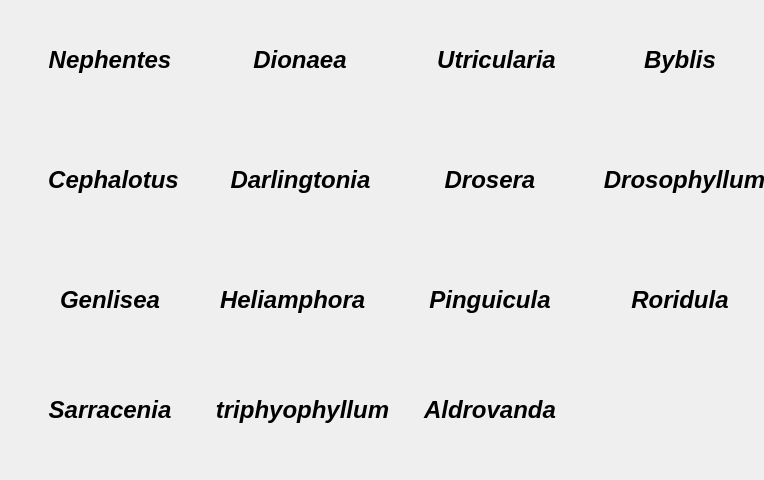
<?xml version="1.0" encoding="UTF-8"?>
<ui version="4.0">
 <class>Dialog</class>
 <widget class="QDialog" name="Dialog">
  <property name="geometry">
   <rect>
    <x>0</x>
    <y>0</y>
    <width>764</width>
    <height>480</height>
   </rect>
  </property>
  <property name="windowTitle">
   <string>Dialog</string>
  </property>
  <widget class="QWidget" name="verticalLayoutWidget">
   <property name="geometry">
    <rect>
     <x>30</x>
     <y>20</y>
     <width>160</width>
     <height>80</height>
    </rect>
   </property>
   <layout class="QVBoxLayout" name="verticalLayout">
    <item>
     <widget class="QLabel" name="label">
      <property name="text">
       <string>&lt;html&gt;&lt;head/&gt;&lt;body&gt;&lt;p align=&quot;center&quot;&gt;&lt;span style=&quot; font-size:18pt; font-weight:600; font-style:italic;&quot;&gt;Nephentes&lt;/span&gt;&lt;/p&gt;&lt;/body&gt;&lt;/html&gt;</string>
      </property>
     </widget>
    </item>
   </layout>
  </widget>
  <widget class="QWidget" name="verticalLayoutWidget_2">
   <property name="geometry">
    <rect>
     <x>30</x>
     <y>140</y>
     <width>167</width>
     <height>80</height>
    </rect>
   </property>
   <layout class="QVBoxLayout" name="verticalLayout_2">
    <item>
     <widget class="QLabel" name="label_5">
      <property name="text">
       <string>&lt;html&gt;&lt;head/&gt;&lt;body&gt;&lt;p align=&quot;center&quot;&gt;&lt;span style=&quot; font-size:18pt; font-weight:600; font-style:italic;&quot;&gt;Cephalotus&lt;/span&gt;&lt;/p&gt;&lt;/body&gt;&lt;/html&gt;</string>
      </property>
     </widget>
    </item>
   </layout>
  </widget>
  <widget class="QWidget" name="verticalLayoutWidget_3">
   <property name="geometry">
    <rect>
     <x>30</x>
     <y>260</y>
     <width>160</width>
     <height>80</height>
    </rect>
   </property>
   <layout class="QVBoxLayout" name="verticalLayout_3">
    <item>
     <widget class="QLabel" name="label_9">
      <property name="text">
       <string>&lt;html&gt;&lt;head/&gt;&lt;body&gt;&lt;p align=&quot;center&quot;&gt;&lt;span style=&quot; font-size:18pt; font-weight:600; font-style:italic;&quot;&gt;Genlisea&lt;/span&gt;&lt;/p&gt;&lt;/body&gt;&lt;/html&gt;</string>
      </property>
     </widget>
    </item>
   </layout>
  </widget>
  <widget class="QWidget" name="verticalLayoutWidget_4">
   <property name="geometry">
    <rect>
     <x>30</x>
     <y>370</y>
     <width>160</width>
     <height>80</height>
    </rect>
   </property>
   <layout class="QVBoxLayout" name="verticalLayout_4">
    <item>
     <widget class="QLabel" name="label_13">
      <property name="text">
       <string>&lt;html&gt;&lt;head/&gt;&lt;body&gt;&lt;p align=&quot;center&quot;&gt;&lt;span style=&quot; font-size:18pt; font-weight:600; font-style:italic;&quot;&gt;Sarracenia&lt;/span&gt;&lt;/p&gt;&lt;/body&gt;&lt;/html&gt;</string>
      </property>
     </widget>
    </item>
   </layout>
  </widget>
  <widget class="QWidget" name="verticalLayoutWidget_5">
   <property name="geometry">
    <rect>
     <x>220</x>
     <y>20</y>
     <width>160</width>
     <height>80</height>
    </rect>
   </property>
   <layout class="QVBoxLayout" name="verticalLayout_5">
    <item>
     <widget class="QLabel" name="label_2">
      <property name="text">
       <string>&lt;html&gt;&lt;head/&gt;&lt;body&gt;&lt;p align=&quot;center&quot;&gt;&lt;span style=&quot; font-size:18pt; font-weight:600; font-style:italic;&quot;&gt;Dionaea&lt;/span&gt;&lt;/p&gt;&lt;/body&gt;&lt;/html&gt;</string>
      </property>
     </widget>
    </item>
   </layout>
  </widget>
  <widget class="QWidget" name="verticalLayoutWidget_6">
   <property name="geometry">
    <rect>
     <x>220</x>
     <y>140</y>
     <width>161</width>
     <height>80</height>
    </rect>
   </property>
   <layout class="QVBoxLayout" name="verticalLayout_6">
    <item>
     <widget class="QLabel" name="label_6">
      <property name="text">
       <string>&lt;html&gt;&lt;head/&gt;&lt;body&gt;&lt;p align=&quot;center&quot;&gt;&lt;span style=&quot; font-size:18pt; font-weight:600; font-style:italic;&quot;&gt;Darlingtonia&lt;/span&gt;&lt;/p&gt;&lt;/body&gt;&lt;/html&gt;</string>
      </property>
     </widget>
    </item>
   </layout>
  </widget>
  <widget class="QWidget" name="verticalLayoutWidget_7">
   <property name="geometry">
    <rect>
     <x>210</x>
     <y>370</y>
     <width>185</width>
     <height>80</height>
    </rect>
   </property>
   <layout class="QVBoxLayout" name="verticalLayout_7">
    <item>
     <widget class="QLabel" name="label_14">
      <property name="text">
       <string>&lt;html&gt;&lt;head/&gt;&lt;body&gt;&lt;p align=&quot;center&quot;&gt;&lt;span style=&quot; font-size:18pt; font-weight:600; font-style:italic;&quot;&gt;triphyophyllum&lt;/span&gt;&lt;/p&gt;&lt;/body&gt;&lt;/html&gt;</string>
      </property>
     </widget>
    </item>
   </layout>
  </widget>
  <widget class="QWidget" name="verticalLayoutWidget_8">
   <property name="geometry">
    <rect>
     <x>220</x>
     <y>260</y>
     <width>160</width>
     <height>80</height>
    </rect>
   </property>
   <layout class="QVBoxLayout" name="verticalLayout_8">
    <item>
     <widget class="QLabel" name="label_10">
      <property name="text">
       <string>&lt;html&gt;&lt;head/&gt;&lt;body&gt;&lt;p&gt;&lt;span style=&quot; font-size:18pt; font-weight:600; font-style:italic;&quot;&gt;Heliamphora&lt;/span&gt;&lt;/p&gt;&lt;/body&gt;&lt;/html&gt;</string>
      </property>
     </widget>
    </item>
   </layout>
  </widget>
  <widget class="QWidget" name="verticalLayoutWidget_9">
   <property name="geometry">
    <rect>
     <x>410</x>
     <y>370</y>
     <width>160</width>
     <height>80</height>
    </rect>
   </property>
   <layout class="QVBoxLayout" name="verticalLayout_9">
    <item>
     <widget class="QLabel" name="label_15">
      <property name="text">
       <string>&lt;html&gt;&lt;head/&gt;&lt;body&gt;&lt;p align=&quot;center&quot;&gt;&lt;span style=&quot; font-size:18pt; font-weight:600; font-style:italic;&quot;&gt;Aldrovanda&lt;/span&gt;&lt;/p&gt;&lt;/body&gt;&lt;/html&gt;</string>
      </property>
     </widget>
    </item>
   </layout>
  </widget>
  <widget class="QWidget" name="verticalLayoutWidget_10">
   <property name="geometry">
    <rect>
     <x>410</x>
     <y>260</y>
     <width>160</width>
     <height>80</height>
    </rect>
   </property>
   <layout class="QVBoxLayout" name="verticalLayout_10">
    <item>
     <widget class="QLabel" name="label_11">
      <property name="text">
       <string>&lt;html&gt;&lt;head/&gt;&lt;body&gt;&lt;p align=&quot;center&quot;&gt;&lt;span style=&quot; font-size:18pt; font-weight:600; font-style:italic;&quot;&gt;Pinguicula&lt;/span&gt;&lt;/p&gt;&lt;/body&gt;&lt;/html&gt;</string>
      </property>
     </widget>
    </item>
   </layout>
  </widget>
  <widget class="QWidget" name="verticalLayoutWidget_11">
   <property name="geometry">
    <rect>
     <x>600</x>
     <y>370</y>
     <width>160</width>
     <height>80</height>
    </rect>
   </property>
   <layout class="QVBoxLayout" name="verticalLayout_11">
    <item>
     <widget class="QLabel" name="label_16">
      <property name="text">
       <string/>
      </property>
     </widget>
    </item>
   </layout>
  </widget>
  <widget class="QWidget" name="verticalLayoutWidget_12">
   <property name="geometry">
    <rect>
     <x>410</x>
     <y>140</y>
     <width>160</width>
     <height>80</height>
    </rect>
   </property>
   <layout class="QVBoxLayout" name="verticalLayout_12">
    <item>
     <widget class="QLabel" name="label_7">
      <property name="text">
       <string>&lt;html&gt;&lt;head/&gt;&lt;body&gt;&lt;p align=&quot;center&quot;&gt;&lt;span style=&quot; font-size:18pt; font-weight:600; font-style:italic;&quot;&gt;Drosera&lt;/span&gt;&lt;/p&gt;&lt;/body&gt;&lt;/html&gt;</string>
      </property>
     </widget>
    </item>
   </layout>
  </widget>
  <widget class="QWidget" name="verticalLayoutWidget_13">
   <property name="geometry">
    <rect>
     <x>600</x>
     <y>140</y>
     <width>169</width>
     <height>80</height>
    </rect>
   </property>
   <layout class="QVBoxLayout" name="verticalLayout_13">
    <item>
     <widget class="QLabel" name="label_8">
      <property name="text">
       <string>&lt;html&gt;&lt;head/&gt;&lt;body&gt;&lt;p align=&quot;center&quot;&gt;&lt;span style=&quot; font-size:18pt; font-weight:600; font-style:italic;&quot;&gt;Drosophyllum&lt;/span&gt;&lt;/p&gt;&lt;/body&gt;&lt;/html&gt;</string>
      </property>
     </widget>
    </item>
   </layout>
  </widget>
  <widget class="QWidget" name="verticalLayoutWidget_14">
   <property name="geometry">
    <rect>
     <x>600</x>
     <y>260</y>
     <width>160</width>
     <height>80</height>
    </rect>
   </property>
   <layout class="QVBoxLayout" name="verticalLayout_14">
    <item>
     <widget class="QLabel" name="label_12">
      <property name="text">
       <string>&lt;html&gt;&lt;head/&gt;&lt;body&gt;&lt;p align=&quot;center&quot;&gt;&lt;span style=&quot; font-size:18pt; font-weight:600; font-style:italic;&quot;&gt;Roridula&lt;/span&gt;&lt;/p&gt;&lt;/body&gt;&lt;/html&gt;</string>
      </property>
     </widget>
    </item>
   </layout>
  </widget>
  <widget class="QWidget" name="verticalLayoutWidget_15">
   <property name="geometry">
    <rect>
     <x>410</x>
     <y>20</y>
     <width>173</width>
     <height>80</height>
    </rect>
   </property>
   <layout class="QVBoxLayout" name="verticalLayout_15">
    <item>
     <widget class="QLabel" name="label_3">
      <property name="text">
       <string>&lt;html&gt;&lt;head/&gt;&lt;body&gt;&lt;p align=&quot;center&quot;&gt;&lt;span style=&quot; font-size:18pt; font-weight:600; font-style:italic;&quot;&gt;Utricularia&lt;/span&gt;&lt;/p&gt;&lt;/body&gt;&lt;/html&gt;</string>
      </property>
     </widget>
    </item>
   </layout>
  </widget>
  <widget class="QWidget" name="verticalLayoutWidget_16">
   <property name="geometry">
    <rect>
     <x>600</x>
     <y>20</y>
     <width>160</width>
     <height>80</height>
    </rect>
   </property>
   <layout class="QVBoxLayout" name="verticalLayout_16">
    <item>
     <widget class="QLabel" name="label_4">
      <property name="text">
       <string>&lt;html&gt;&lt;head/&gt;&lt;body&gt;&lt;p align=&quot;center&quot;&gt;&lt;span style=&quot; font-size:18pt; font-weight:600; font-style:italic;&quot;&gt;Byblis&lt;/span&gt;&lt;/p&gt;&lt;/body&gt;&lt;/html&gt;</string>
      </property>
     </widget>
    </item>
   </layout>
  </widget>
 </widget>
 <resources/>
 <connections/>
</ui>
